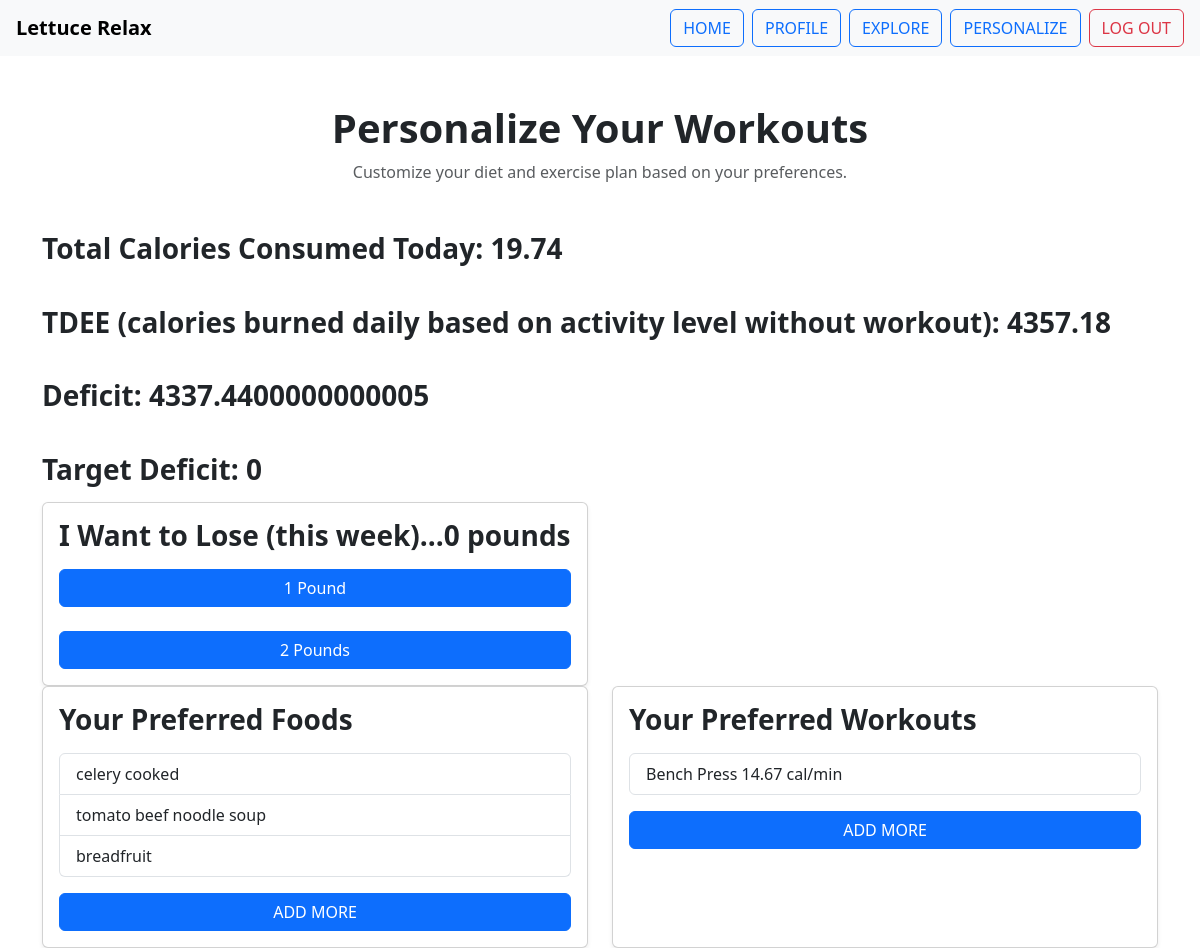
The app's page /personalize (signed in) with its own data.
### tables this page shows
CREATE TABLE users (
    username TEXT UNIQUE,
    password TEXT,
    age INT,
    weight INT,
    height INT,
    sex TEXT,
    activity TEXT,
    loss INT
);

CREATE TABLE user_foods (
    id INTEGER PRIMARY KEY AUTOINCREMENT,
    username TEXT,
    name TEXT,
    calories INTEGER,
    fat REAL,
    sugar REAL,
    protein REAL,
    fiber REAL,
    cholesterol REAL
);

### __init__.py (the view)
@app.route('/personalize', methods=["GET", "POST"])
def personalize():
    if "username" not in session:
        return redirect("/login")
    sex = fetch("users", "username = ?", "sex", (session["username"],))[0][0]
    age = fetch("users", "username = ?", "age", (session["username"],))[0][0]
    height = fetch("users", "username = ?", "height", (session["username"],))[0][0]
    weight = fetch("users", "username = ?", "weight", (session["username"],))[0][0]
    act = fetch("users", "username = ?", "activity", (session["username"],))[0][0]
    food = fetch("user_foods", "username = ?", "name", (session["username"],))
    exercises = fetch("user_exercises", "username = ?", "name, session_duration, calories_burned", (session["username"],))
    exercise = []
    for i in range(len(exercises)):
        exercise += [exercises[i][0]]
    perMin = []
    for i in range(len(exercises)):
        perMin += [((exercises[i][2]) / ((exercises[i][1]) * 60))]
    for i in range(len(exercise)):
        exercise[i] = exercise[i] + " " + str(round(perMin[i], 2)) + " cal/min"
    sts = statC(age, weight, height, sex, act)
    if len(sts) > 0:
        total = sts[0]
        tdee = sts[3]
    else:
        total = 0
        tdee = 0
    loss = fetch("users", "username = ?", "loss", (session["username"],))
    if request.method == 'POST':
        if 'pound' in request.form:
            addLoss(request.form["pound"], session["username"])
    '''
    #have to tap into db again to get the user preferences tables to be able to rmv some
    db = get_db()
    c = db.cursor()

    user = session["username"]

    #pulls list of food
    food = c.execute("""
        SELECT name, calories, fat, sugar, protein, fiber, cholesterol
        FROM user_foods
        WHERE username = ?
    """, (user,)).fetchall()


    #temporary pull of exers
    exer = c.execute("""
        SELECT username, age, gender, weight, height, session_duration, calories_burned, workout_type, BMI, name, sets, reps, benefit, burns_calories, target_muscle_group, workout
        FROM user_exercises
        WHERE username = ?
    """, (user,)).fetchall()

        #if the button is pressed to remove that food from list
    if request.method == 'POST':
        if request.form.get("action") == "remove_food":
            food_name = request.form.get("food_name")

            c.execute("""
                DELETE FROM user_foods
                 WHERE username = ? AND name = ?
            """, (user, food_name))

                db.commit()
                db.close()
                return redirect("/personalize")

    if request.method == 'POST':
        if request.form.get("action") == "remove_exercise":
            exercise_name = request.form.get("exercise_name")

            c.execute("""
                DELETE FROM user_exercises
                WHERE username = ? AND name = ?
            """, (user, exercise_name))

            db.commit()
            db.close()
            return redirect("/personalize")
    '''
    return render_template("personalize.html", food = food, exercise = exercise, total = total, tdee = tdee, loss = loss)

### __init__.py (called while the page is built)
def get_db():
    conn = sqlite3.connect(DB_FILE)
    conn.row_factory = sqlite3.Row
    return conn

def fetch(table, criteria, data, params=()):
    db = get_db()
    c = db.cursor()
    query = f"SELECT {data} FROM {table} WHERE {criteria}"
    c.execute(query, params)
    data = c.fetchall()
    db.commit()
    db.close()
    return data

### templates/personalize.html (shortened to what this page needs)
<!DOCTYPE html>
<html>
<head>
  <link rel="stylesheet" href="/static/style.css">
  <link href="https://cdn.jsdelivr.net/npm/bootstrap@5.3.8/dist/css/bootstrap.min.css" rel="stylesheet">
</head>
<body>
<nav class="navbar navbar-expand-lg navbar-light bg-light px-3">
  <span class="navbar-brand fw-bold">Lettuce Relax</span>
  <div class="ms-auto d-flex gap-2">
    <form action="/" method="POST"><input class="btn btn-outline-primary" type="submit" value="HOME"></form>
    <form action="/profile" method="POST"><input class="btn btn-outline-primary" type="submit" value="PROFILE"></form>
    <form action="/explore" method="POST"><input class="btn btn-outline-primary" type="submit" value="EXPLORE"></form>
    <form action="/personalize" method="POST"><input class="btn btn-outline-primary" type="submit" value="PERSONALIZE"></form>
    <form action="/logout" method="POST"><input class="btn btn-outline-danger" type="submit" value="LOG OUT"></form>
  </div>
</nav>
<div class="container mt-5">
  <div class="text-center mb-5">
    <h1 class="fw-bold">Personalize Your Workouts</h1>
    <p class="text-muted">Customize your diet and exercise plan based on your preferences.</p>
  </div>
    <h3 class="fw-bold mb-3">Total Calories Consumed Today: {{total}}</h3>
    <br>
    <h3 class="fw-bold mb-3">TDEE (calories burned daily based on activity level without workout): {{tdee}}</h3>
    <br>
    <h3 class="fw-bold mb-3">Deficit: {{tdee - total}}</h3>
    <br>
    <h3 class="fw-bold mb-3">Target Deficit: {{500 * loss[0][0]}}</h3>
  <div class="row g-4">
    <div class="col-md-6">
      <div class="card shadow-sm h-100">
        <div class="card-body">
    <h3 class="fw-bold mb-3">I Want to Lose (this week)...{{loss[0][0]}} pounds</h3>
      <button class="btn btn-primary w-100"  onclick="addP(this)" data-value="1" >1 Pound</button>
      <br><br>
      <button class="btn btn-primary w-100"  onclick="addP(this)" data-value="2" >2 Pounds</button>
      </div>
      </div>
      </div>
  </div>
  <div class="row g-4">
    <div class="col-md-6">
      <div class="card shadow-sm h-100">
        <div class="card-body">
          <h3 class="fw-bold mb-3">Your Preferred Foods</h3>
          <ul class="list-group">
            {% for given_food in food %}
            <li class="list-group-item d-flex justify-content-between align-items-start">
              {{given_food[0]}}
              </li>
              {% endfor %}
            </ul>
          <form action="/profile" method="POST" class="mt-3">
            <input class="btn btn-primary w-100" type="submit" value="ADD MORE">
          </form>
        </div>
      </div>
    </div>
    <div class="col-md-6">
      <div class="card shadow-sm h-100">
        <div class="card-body">
          <h3 class="fw-bold mb-3">Your Preferred Workouts</h3>
          <ul class="list-group">
            {% for given_exercise in exercise %}
            <li class="list-group-item d-flex justify-content-between align-items-start">
              {{given_exercise}}
            </li>
            {% endfor %}
          </ul>
          <form action="/profile" method="POST" class="mt-3">
            <input class="btn btn-primary w-100" type="submit" value="ADD MORE">
          </form>
        </div>
      </div>
    </div>
  </div>
</div>
</body>
</html>

### records on screen
users: 500*loss[0][0] "0", loss "0"
user_foods: name "celery cooked"
user_foods: name "tomato beef noodle soup"
user_foods: name "breadfruit"

### other values on screen
{{ total }} "19.74"
{{ tdee }} "4357.18"
{{ tdee - total }} "4337.4400000000005"
{{ given_exercise }} "Bench Press 14.67 cal/min"
